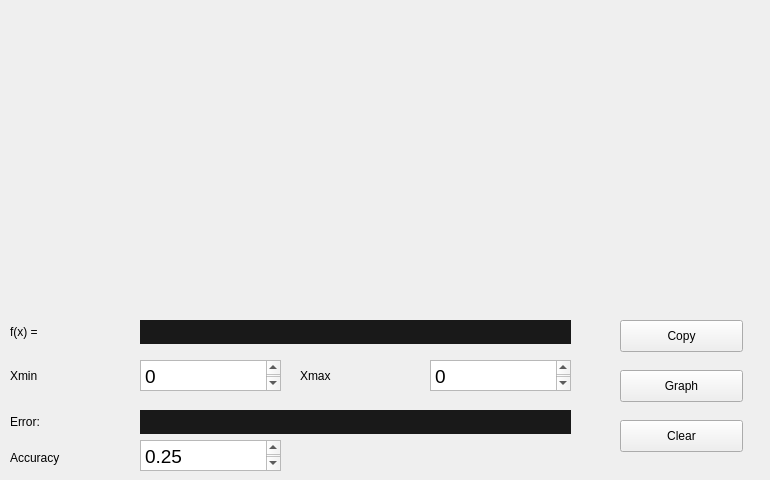
    <widget class="QWidget" name="tab_2">
     <attribute name="title">
      <string>f(x) = y</string>
     </attribute>
     <widget class="PlotWidget" name="graph" native="true">
      <property name="geometry">
       <rect>
        <x>10</x>
        <y>20</y>
        <width>751</width>
        <height>271</height>
       </rect>
      </property>
     </widget>
     <widget class="QLabel" name="fx">
      <property name="geometry">
       <rect>
        <x>10</x>
        <y>320</y>
        <width>95</width>
        <height>24</height>
       </rect>
      </property>
      <property name="text">
       <string>f(x) = </string>
      </property>
     </widget>
     <widget class="QLabel" name="functionlab">
      <property name="geometry">
       <rect>
        <x>140</x>
        <y>320</y>
        <width>431</width>
        <height>24</height>
       </rect>
      </property>
      <property name="styleSheet">
       <string notr="true">background-color: rgb(25, 25, 25);</string>
      </property>
      <property name="text">
       <string>&lt;html&gt;&lt;head/&gt;&lt;body&gt;&lt;p align=&quot;center&quot;&gt;&lt;br/&gt;&lt;/p&gt;&lt;/body&gt;&lt;/html&gt;</string>
      </property>
     </widget>
     <widget class="QTextEdit" name="xminval">
      <property name="geometry">
       <rect>
        <x>140</x>
        <y>360</y>
        <width>141</width>
        <height>31</height>
       </rect>
      </property>
      <property name="html">
       <string>&lt;!DOCTYPE HTML PUBLIC &quot;-//W3C//DTD HTML 4.0//EN&quot; &quot;http://www.w3.org/TR/REC-html40/strict.dtd&quot;&gt;
&lt;html&gt;&lt;head&gt;&lt;meta name=&quot;qrichtext&quot; content=&quot;1&quot; /&gt;&lt;style type=&quot;text/css&quot;&gt;
p, li { white-space: pre-wrap; }
&lt;/style&gt;&lt;/head&gt;&lt;body style=&quot; font-family:'Ubuntu'; font-size:10pt; font-weight:400; font-style:normal;&quot;&gt;
&lt;p style=&quot; margin-top:0px; margin-bottom:0px; margin-left:0px; margin-right:0px; -qt-block-indent:0; text-indent:0px;&quot;&gt;&lt;span style=&quot; font-family:'Ubuntu Mono Italic'; font-size:14pt;&quot;&gt;0&lt;/span&gt;&lt;/p&gt;&lt;/body&gt;&lt;/html&gt;</string>
      </property>
     </widget>
     <widget class="QLabel" name="xmin">
      <property name="geometry">
       <rect>
        <x>10</x>
        <y>360</y>
        <width>95</width>
        <height>31</height>
       </rect>
      </property>
      <property name="text">
       <string>Xmin</string>
      </property>
     </widget>
     <widget class="QTextEdit" name="xmaxval">
      <property name="geometry">
       <rect>
        <x>430</x>
        <y>360</y>
        <width>141</width>
        <height>31</height>
       </rect>
      </property>
      <property name="html">
       <string>&lt;!DOCTYPE HTML PUBLIC &quot;-//W3C//DTD HTML 4.0//EN&quot; &quot;http://www.w3.org/TR/REC-html40/strict.dtd&quot;&gt;
&lt;html&gt;&lt;head&gt;&lt;meta name=&quot;qrichtext&quot; content=&quot;1&quot; /&gt;&lt;style type=&quot;text/css&quot;&gt;
p, li { white-space: pre-wrap; }
&lt;/style&gt;&lt;/head&gt;&lt;body style=&quot; font-family:'Ubuntu'; font-size:10pt; font-weight:400; font-style:normal;&quot;&gt;
&lt;p style=&quot; margin-top:0px; margin-bottom:0px; margin-left:0px; margin-right:0px; -qt-block-indent:0; text-indent:0px;&quot;&gt;&lt;span style=&quot; font-family:'Ubuntu Mono Italic'; font-size:14pt;&quot;&gt;0&lt;/span&gt;&lt;/p&gt;&lt;/body&gt;&lt;/html&gt;</string>
      </property>
     </widget>
     <widget class="QLabel" name="xmax">
      <property name="geometry">
       <rect>
        <x>300</x>
        <y>360</y>
        <width>95</width>
        <height>31</height>
       </rect>
      </property>
      <property name="text">
       <string>Xmax</string>
      </property>
     </widget>
     <widget class="QPushButton" name="copy">
      <property name="geometry">
       <rect>
        <x>620</x>
        <y>320</y>
        <width>123</width>
        <height>32</height>
       </rect>
      </property>
      <property name="text">
       <string>Copy</string>
      </property>
     </widget>
     <widget class="QPushButton" name="graph_button">
      <property name="geometry">
       <rect>
        <x>620</x>
        <y>370</y>
        <width>123</width>
        <height>32</height>
       </rect>
      </property>
      <property name="text">
       <string>Graph</string>
      </property>
     </widget>
     <widget class="QPushButton" name="cleargraph">
      <property name="geometry">
       <rect>
        <x>620</x>
        <y>420</y>
        <width>123</width>
        <height>32</height>
       </rect>
      </property>
      <property name="text">
       <string>Clear</string>
      </property>
     </widget>
     <widget class="QLabel" name="fx_2">
      <property name="geometry">
       <rect>
        <x>10</x>
        <y>410</y>
        <width>95</width>
        <height>24</height>
       </rect>
      </property>
      <property name="text">
       <string>Error:</string>
      </property>
     </widget>
     <widget class="QLabel" name="Error">
      <property name="geometry">
       <rect>
        <x>140</x>
        <y>410</y>
        <width>431</width>
        <height>24</height>
       </rect>
      </property>
      <property name="styleSheet">
       <string notr="true">background-color: rgb(25, 25, 25);</string>
      </property>
      <property name="text">
       <string>&lt;html&gt;&lt;head/&gt;&lt;body&gt;&lt;p align=&quot;center&quot;&gt;&lt;br/&gt;&lt;/p&gt;&lt;/body&gt;&lt;/html&gt;</string>
      </property>
     </widget>
     <widget class="QTextEdit" name="accur">
      <property name="geometry">
       <rect>
        <x>140</x>
        <y>440</y>
        <width>141</width>
        <height>31</height>
       </rect>
      </property>
      <property name="html">
       <string>&lt;!DOCTYPE HTML PUBLIC &quot;-//W3C//DTD HTML 4.0//EN&quot; &quot;http://www.w3.org/TR/REC-html40/strict.dtd&quot;&gt;
&lt;html&gt;&lt;head&gt;&lt;meta name=&quot;qrichtext&quot; content=&quot;1&quot; /&gt;&lt;style type=&quot;text/css&quot;&gt;
p, li { white-space: pre-wrap; }
&lt;/style&gt;&lt;/head&gt;&lt;body style=&quot; font-family:'Ubuntu'; font-size:10pt; font-weight:400; font-style:normal;&quot;&gt;
&lt;p style=&quot; margin-top:0px; margin-bottom:0px; margin-left:0px; margin-right:0px; -qt-block-indent:0; text-indent:0px;&quot;&gt;&lt;span style=&quot; font-family:'Ubuntu Mono Italic'; font-size:14pt;&quot;&gt;0.25&lt;/span&gt;&lt;/p&gt;&lt;/body&gt;&lt;/html&gt;</string>
      </property>
     </widget>
     <widget class="QLabel" name="fx_3">
      <property name="geometry">
       <rect>
        <x>10</x>
        <y>450</y>
        <width>95</width>
        <height>16</height>
       </rect>
      </property>
      <property name="text">
       <string>Accuracy</string>
      </property>
     </widget>
    </widget>
